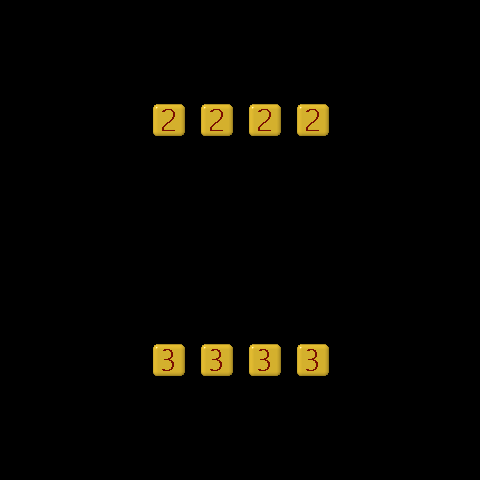

Tiled map render using the project's own tile images. Description and the whole map definition, tile-layer contents included, below:
An orthogonal 10x10 tile map with 48x48 px tiles, 2 tile layers (food, number).

<map version="1.2" tiledversion="1.2.5" orientation="orthogonal" renderorder="right-down" width="10" height="10" tilewidth="48" tileheight="48" infinite="0" nextlayerid="3" nextobjectid="1">
 <tileset firstgid="1" name="0_99" tilewidth="48" tileheight="48" tilecount="110" columns="10">
  <image source="0-99.png" width="480" height="528" />
  <tile id="30">
   <animation>
    <frame tileid="30" duration="200" />
    <frame tileid="31" duration="200" />
    <frame tileid="32" duration="200" />
    <frame tileid="33" duration="200" />
    <frame tileid="34" duration="200" />
    <frame tileid="35" duration="200" />
    <frame tileid="36" duration="200" />
    <frame tileid="37" duration="200" />
   </animation>
  </tile>
  <tile id="44">
   <animation>
    <frame tileid="40" duration="100" />
    <frame tileid="41" duration="100" />
    <frame tileid="42" duration="100" />
    <frame tileid="43" duration="100" />
    <frame tileid="44" duration="100" />
    <frame tileid="45" duration="100" />
    <frame tileid="46" duration="100" />
    <frame tileid="47" duration="100" />
   </animation>
  </tile>
 </tileset>
 <layer id="2" name="food" width="10" height="10">
  <data encoding="csv">
0,0,0,0,0,0,0,0,0,0,
0,0,0,0,0,0,0,0,0,0,
0,0,0,35,35,35,35,0,0,0,
0,0,0,0,0,0,0,0,0,0,
0,0,0,0,0,0,0,0,0,0,
0,0,0,0,0,0,0,0,0,0,
0,0,0,0,0,0,0,0,0,0,
0,0,0,35,35,35,35,0,0,0,
0,0,0,0,0,0,0,0,0,0,
0,0,0,0,0,0,0,0,0,0
</data>
 </layer>
 <layer id="1" name="number" width="10" height="10">
  <data encoding="csv">
0,0,0,0,0,0,0,0,0,0,
0,0,0,0,0,0,0,0,0,0,
0,0,0,3,3,3,3,0,0,0,
0,0,0,0,0,0,0,0,0,0,
0,0,0,0,0,0,0,0,0,0,
0,0,0,0,0,0,0,0,0,0,
0,0,0,0,0,0,0,0,0,0,
0,0,0,4,4,4,4,0,0,0,
0,0,0,0,0,0,0,0,0,0,
0,0,0,0,0,0,0,0,0,0
</data>
 </layer>
</map>
